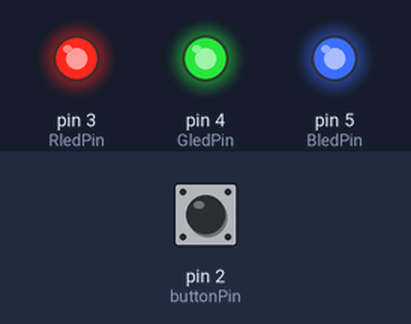
Bench run of a sketch on a simulated Arduino Uno, built with avr-gcc and run on an emulated ATmega328P. On the bench: output pins drawn as LEDs (lit = HIGH). Dashed ring = blinking. The inputs (shaded band) are chosen by the test bench; at power-on: pin 2 (buttonPin) LOW.

Above: at 4.8 s.
4.9 s: pin 2 (buttonPin) pulled HIGH for 2.35 s
At 6.9 s:
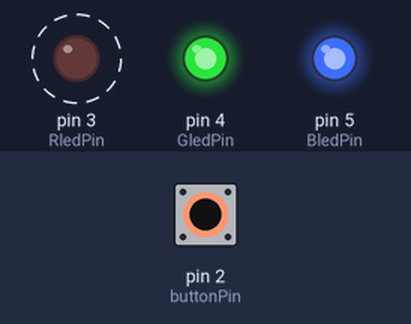
13.2 s: pin 2 (buttonPin) pulled HIGH for 2.35 s
At 14.7 s:
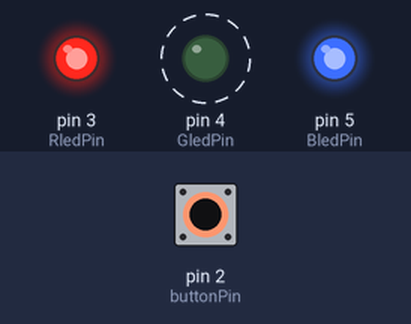
21.5 s: pin 2 (buttonPin) pulled HIGH for 2.35 s
At 23.1 s:
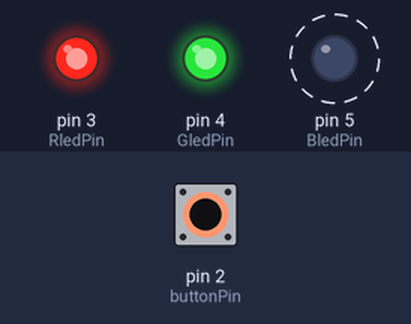
29.8 s: pin 2 (buttonPin) pulled HIGH for 2.35 s
At 31.2 s:
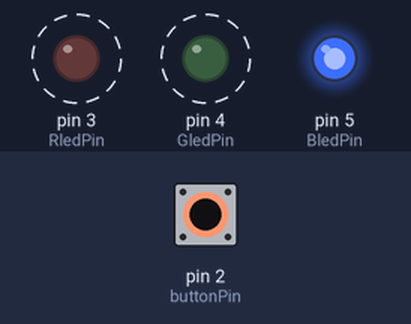
38.1 s: pin 2 (buttonPin) pulled HIGH for 2.35 s
At 39.2 s:
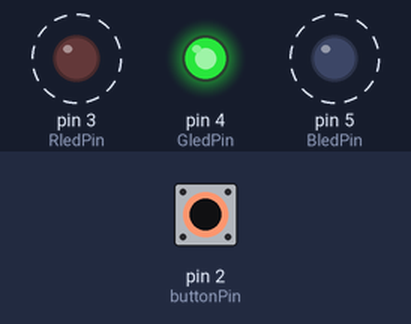
46.4 s: pin 2 (buttonPin) driven HIGH
At 50.2 s:
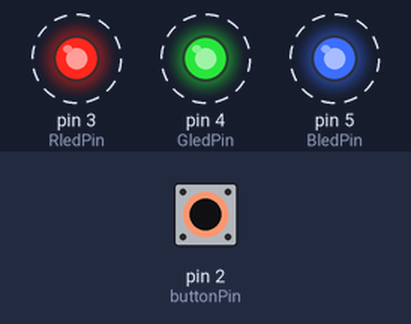
Timing chart, 0 to 52.2 s (numbered marks = the images above; inputs shaded):
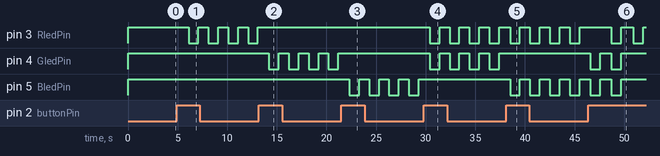

The sketch:

button2.ino
```cpp
const int buttonPin = 2;  // the number of the pushbutton pin
const int RledPin = 3;    // the number of the R pin
const int GledPin = 4;    // the number of the G pin
const int BledPin = 5;    // the number of the B pin

// variables will change:
int buttonState = 0;  // variable for reading the pushbutton status
int ledcolor = 0;

void setup() {
  // initialize the LED pins as outputs:
  pinMode(RledPin, OUTPUT);
  pinMode(GledPin, OUTPUT);
  pinMode(BledPin, OUTPUT);

  // initialize the pushbutton pin as an input:
  pinMode(buttonPin, INPUT);
}

void loop() {
  // read the state of the pushbutton value:
  buttonState = digitalRead(buttonPin);

  if (buttonState == HIGH) {
    ledcolor = ledcolor + 1;
    delay(100);
  }

  if (ledcolor == 0) {
    digitalWrite(RledPin, HIGH);
    digitalWrite(GledPin, HIGH);
    digitalWrite(BledPin, HIGH);
    delay(1000);
    digitalWrite(RledPin, HIGH);
    digitalWrite(GledPin, HIGH);
    digitalWrite(BledPin, HIGH);
    delay(1000);
  }
  else if (ledcolor == 1) {
    // RED
    digitalWrite(RledPin, LOW);
    digitalWrite(GledPin, HIGH);
    digitalWrite(BledPin, HIGH);
    delay(1000);
    digitalWrite(RledPin, HIGH);
    digitalWrite(GledPin, HIGH);
    digitalWrite(BledPin, HIGH);
    delay(1000);
  }
  else if (ledcolor == 2) {
    // GREEN
    digitalWrite(RledPin, HIGH);
    digitalWrite(GledPin, LOW);
    digitalWrite(BledPin, HIGH);
    delay(1000);
    digitalWrite(RledPin, HIGH);
    digitalWrite(GledPin, HIGH);
    digitalWrite(BledPin, HIGH);
    delay(1000);
  }
  else if (ledcolor == 3) {
    // BLUE
    digitalWrite(RledPin, HIGH);
    digitalWrite(GledPin, HIGH);
    digitalWrite(BledPin, LOW);
    delay(1000);
    digitalWrite(RledPin, HIGH);
    digitalWrite(GledPin, HIGH);
    digitalWrite(BledPin, HIGH);
    delay(1000);
  }
  else if (ledcolor == 4) {
    digitalWrite(RledPin, LOW);
    digitalWrite(GledPin, LOW);
    digitalWrite(BledPin, HIGH);
    delay(1000);
    digitalWrite(RledPin, HIGH);
    digitalWrite(GledPin, HIGH);
    digitalWrite(BledPin, HIGH);
    delay(1000);
  }
  else if (ledcolor == 5) {
    // PURPLE
    digitalWrite(RledPin, LOW);
    digitalWrite(GledPin, HIGH);
    digitalWrite(BledPin, LOW);
    delay(1000);
    digitalWrite(RledPin, HIGH);
    digitalWrite(GledPin, HIGH);
    digitalWrite(BledPin, HIGH);
    delay(1000);
  }
  else if (ledcolor == 6) {
    // CYAN
    digitalWrite(RledPin, HIGH);
    digitalWrite(GledPin, LOW);
    digitalWrite(BledPin, LOW);
    delay(1000);
    digitalWrite(RledPin, HIGH);
    digitalWrite(GledPin, HIGH);
    digitalWrite(BledPin, HIGH);
    delay(1000);
  }
  else if (ledcolor == 7) {
    // WHITE
    digitalWrite(RledPin, LOW);
    digitalWrite(GledPin, LOW);
    digitalWrite(BledPin, LOW);
    delay(1000);
    digitalWrite(RledPin, HIGH);
    digitalWrite(GledPin, HIGH);
    digitalWrite(BledPin, HIGH);
    delay(1000);
  }
  else if (ledcolor == 8) {
    ledcolor = 0;
  }
}
```

Measured:
- after the input at 4.9 s, pin 3 (RledPin): alternates HIGH for 1.0 s and LOW for 1.0 s, starting after 1.2 s
- after the input at 13.2 s, pin 3 (RledPin): stops changing and stays HIGH; pin 4 (GledPin): alternates HIGH for 1.0 s and LOW for 1.0 s, starting after 1.0 s
- after the input at 21.5 s, pin 4 (GledPin): stops changing and stays HIGH; pin 5 (BledPin): alternates HIGH for 1.0 s and LOW for 1.0 s, starting after 0.80 s
- after the input at 29.8 s, pin 3 (RledPin), pin 4 (GledPin): alternates HIGH for 1.0 s and LOW for 1.0 s, starting after 0.60 s; pin 5 (BledPin): stops changing and stays HIGH
- after the input at 38.1 s, pin 4 (GledPin): stops changing and stays HIGH; pin 5 (BledPin): alternates HIGH for 1.0 s and LOW for 1.0 s, starting after 0.40 s
- after the input at 46.4 s, pin 4 (GledPin): alternates HIGH for 1.1 s and LOW for 1.0 s, 4 changes in all, then stays HIGH, starting after 0.20 s
